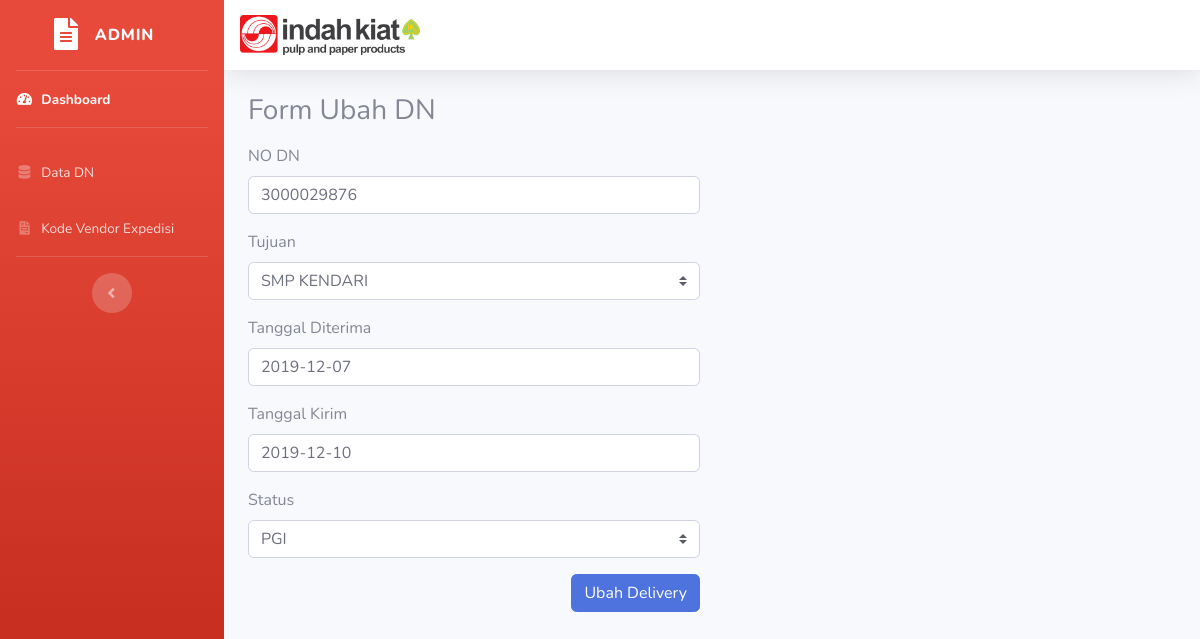
The app's page /delivery/ubah/23 with its own data.
### tables this page shows
CREATE TABLE `tb_delivery` (
  `id` int(255) NOT NULL AUTO_INCREMENT,
  `no_dn` decimal(10,0) DEFAULT NULL,
  `tujuan` varchar(100) DEFAULT NULL,
  `tgl_diterima` date DEFAULT NULL,
  `tgl_kirim` date DEFAULT NULL,
  `status` varchar(100) DEFAULT NULL,
  PRIMARY KEY (`id`)
);

### application/controllers/Delivery.php (called while the page is built, shortened)
<?php
class Delivery extends CI_Controller
{
    public function ubah($id)
    {
        $data['judul'] = 'Ubah Data';
        $data['delivery'] = $this->Delivery_model->getDnById($id);
        $data['tujuan'] = [
            'ATAMBUA', 'BSK AMBON', 'BSK MALANG', 'BSK PROBOLINGGO', 'BSK BANYUWANGI', 'BSK TERNATE', 'BSK RUTENG',
            'BSK JEMBER', 'BUANAMAS SURABAYA', 'BUANAMAS MADIUN', 'BUANAMAS KEDIRI', 'BUANAMAS DENPASAR', 'BUANAMAS SINGARAJA',
            'SSIS SBY', 'SSIS MADURA', 'SSIS SIDOARJO', 'SMP MAKASAR', 'SMP KENDARI', 'SAPS BONE',
            'SAPS PALOPO', 'SAPS PARE-PARE', 'MIP MANADO', 'KURNIABARU PALU', 'SIP MATARAM', 'SBC BANJARMASIN', 'SBC PALNGKARYA',
            'STP SAMARINDA', 'STP TARAKAN', 'SENTRALIO BALIKPAPAN',  'TIMIKA', 'BUANAMAS WAINGAPU',
            'LARANTUKA', 'LABUAN BOJO', 'BIAK', 'DOBO', 'FAK FAK', 'KAIMANA', 'MAUMERE',
            'MANOKWARI', 'SOE', 'SORONG', 'TUAL', 'NABIRE'
        ];
        $data['status'] = [
            'MENUNGGU MUATAN', 'PGI', 'TERKIRIM BELUM PGI', 'STOCK KOSONG', 'STAGING'
        ];
        $this->form_validation->set_rules('no_dn', 'NO DN', 'required|numeric|max_length[10]|min_length[10]');
        if ($this->form_validation->run() == false) {
            $this->load->view('templates/header', $data);
            $this->load->view('templates/sidebar');
            $this->load->view('delivery/ubah', $data);
            $this->load->view('templates/footer');
        } else {
            $this->Delivery_model->ubahDelivery();
            $this->session->set_flashdata('flash', 'Diubah');
            redirect('delivery');
        }
    }
}

### index.php (called while the page is built, shortened)
<?php
require_once BASEPATH.'core/CodeIgniter.php';

### application/models/Delivery_model.php (called while the page is built, shortened)
<?php
class Delivery_model extends CI_Model
{
    public function getDnById($id)
    {
        return $this->db->get_where('tb_delivery', ['id' => $id])->row_array();
    }
}

### application/views/delivery/ubah.php (the view, shortened to what this page needs)
<div class="container">
    <div class="row mt-4">
        <div class="col-md-6">
            <h3>Form Ubah DN</h3>
            <form action="" method="post" class="mt-3">
                <div class=" form-group">
                    <label for="no_dn">NO DN </label>
                    <input type="text" class="form-control" name="no_dn" autocomplete="off" value="<?= $delivery['no_dn']; ?>">
                </div>
                <div class="form-group">
                    <label for="tujuan">Tujuan</label>
                    <select class="custom-select" id="tujuan" name="tujuan" value="<?= $delivery['tujuan']; ?>">
                        <?php foreach ($tujuan as $j) : ?>
                            <?php if ($j == $delivery['tujuan']) : ?>
                                <option value="<?= $j; ?>" selected> <?= $j; ?> </option>
                            <?php else : ?>
                                <option value="<?= $j; ?>"> <?= $j; ?> </option>
                            <?php endif; ?>
                        <?php endforeach; ?>
                    </select>
                </div>
                <div class="form-group">
                    <label for="tgl_diterima">Tanggal Diterima </label>
                    <input type="text" class="form-control tanggal" id="tgl_diterima" name="tgl_diterima" value="<?= $delivery['tgl_diterima']; ?>">
                </div>
                <div class="form-group">
                    <label for="tgl_kirim">Tanggal Kirim </label>
                    <input type="text" class="form-control tanggal" id="tgl_kirim" name="tgl_kirim" value="<?= $delivery['tgl_kirim']; ?>">
                </div>
                <div class="form-group">
                    <label for="status">Status</label>
                    <select class="custom-select" id="status" name="status">
                        <?php foreach ($status as $j) : ?>
                            <?php if ($j == $delivery['status']) : ?>
                                <option value="<?= $j; ?>" selected> <?= $j; ?> </option>
                            <?php else : ?>
                                <option value="<?= $j; ?>"> <?= $j; ?> </option>
                            <?php endif; ?>
                        <?php endforeach; ?>
                    </select>
                </div>
                <button type="submit" name="ubah" class="btn btn-primary float-right">Ubah Delivery</button>
            </form>
        </div>
    </div>
</div>

### records on screen
tb_delivery: no_dn "3000029876", tujuan "SMP KENDARI", tgl_diterima "2019-12-07", tgl_kirim "2019-12-10", status "PGI"
